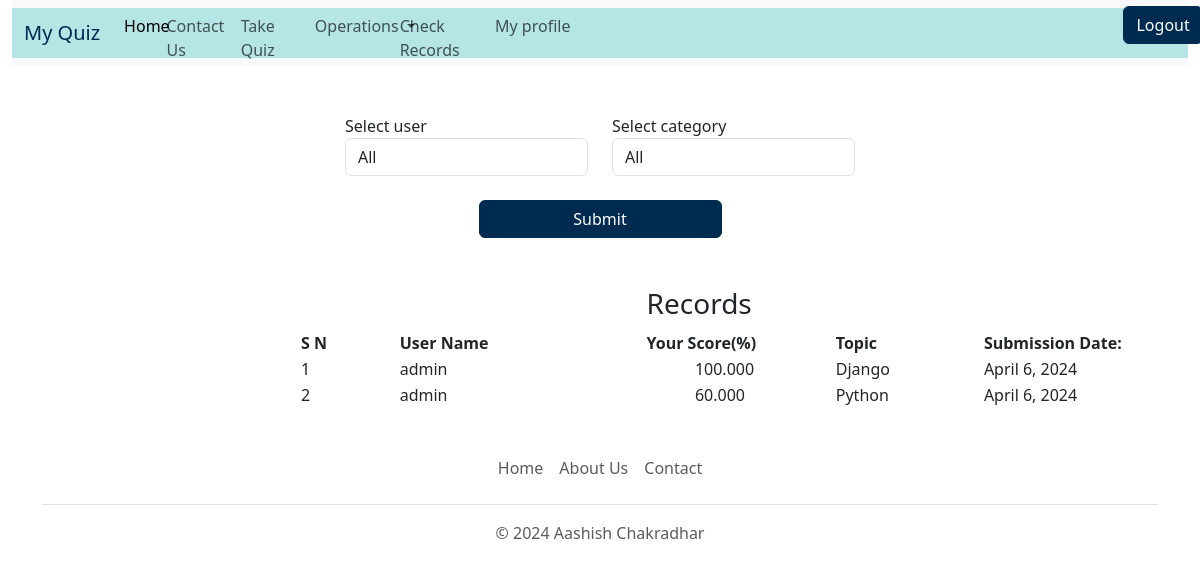
The page /view-record (signed in) on the database its author committed.
### quiz/models.py (models this page shows)
class BaseModel(models.Model):
    uid=models.UUIDField(primary_key=True,default=uuid.uuid4,editable=False)
    created_at=models.DateField(auto_now_add=True)
    updated_at=models.DateField(auto_now=True)
    class Meta:
        abstract=True

class Records(BaseModel):
    category=models.ForeignKey(Category,related_name='category_records',on_delete=models.CASCADE)
    user_name= models.ForeignKey(User, on_delete=models.CASCADE)
    score=models.DecimalField(default=0, max_digits=6, decimal_places=3, validators=[MinValueValidator(0), MaxValueValidator(999.999)])

class Category(BaseModel):
    category_name = models.CharField(max_length=15, default='Uncatogarized')
    def __str__(self):
        return self.category_name

### quiz/views.py (the view)
# urls.py: path('view-record',views.view_record,name='view_record'),
def view_record(request):
    try:
        if request.user.is_superuser:
            if request.method=="POST":
                user= request.POST.get('user')
                category_form= request.POST.get('category')
                time= request.POST.get('time')
                if (user == 'all' and category_form == 'all'):
                    all_records=Records.objects.all()
                elif(user == 'all' and category_form != 'all'):
                    all_records = Records.objects.filter(category = category_form)
                elif(user != 'all' and category_form == 'all'):
                    all_records = Records.objects.filter(user_name=user)
                else:
                    all_records = Records.objects.filter(user_name=user, category = category_form)
                context = {
                    'records':all_records,
                    'users':User.objects.all(),
                    'categories': Category.objects.all(),
                }
            else:
                context = {
                    'records':Records.objects.all(),
                    'users':User.objects.all(),
                    'categories': Category.objects.all(),
                }
        else:
            current_user = request.user
            filter_records=Records.objects.filter(user_name = current_user)
            context = {'records': filter_records}
        return render(request, 'view_record.html', context)
    except Exception as e:
        messages.error(request,str(e))
        return render(request,"index.html")

### templates/view_record.html (shortened to what this page needs)
{% extends "base.html" %}
{% block body %}
    {% if request.user.is_superuser  %}
        <div class="container p-5">
            <div class="row justify-content-center">
                <div class="col-md-6">
                    <form method="POST" action="/view-record">
                        <div class="row">
                            <div class="col-md-6">
                                <label>Select user</label>
                                <select name="user" id="user" class="form-control">
                                    <option value="all">All</option>
                                </select>
                            </div>
                            <div class="col-md-6">
                                <label>Select category</label>
                                <select name="category" id="category" class="form-control">
                                    <option value="all">All</option>
                                </select>
                            </div>
                        </div>
                        <div class="row mt-4">
                            <div class="col-md-6 offset-md-3">
                                <button type="submit" class="btn btn-danger" style="background-color: #002b50; border-color: #002b50 ; color: #ffffff; width: 100%;">Submit</button>
                            </div>
                        </div>
                    </form>
                </div>
            </div>
        </div>
    {% endif %}
    <div style="width:70%; text-align: left; margin-left:25%;">
        <table>
            <thead>
                <tr>
                    <th></th>
                    <th></th>
                    <th>
                        <h3>Records</h3>
                    </th>
                    <th></th>
                </tr>
                <tr>
                    <th style="width:12%">
                        S N
                    </th>
                    <th style="width:30%">
                        User Name
                    </th>
                    <th style="width:23%">
                        Your Score(%)
                    </th>
                    <th style="width:18%">
                        Topic
                    </th>
                    <th style="width:17%">
                        Submission Date:
                    </th>
                </tr>
            </thead>
            <tbody>
                {% for record in records %}
                    <tr>
                        <td>
                            {{ forloop.counter }}
                        </td>
                        <td>
                            {{record.user_name}}
                        </td>
                        <td style="padding-left:6%;">
                            {{record.score}}
                        </td>
                        <td>
                            {{record.category}}
                        </td>
                        <td>
                            {{record.created_at}}
                        </td>
                    </tr>
                {% endfor %}
            </tbody>
        </table>
    </div>
{% endblock body %}

### rows shown on the page
Records: user_name "admin", score "100.000", category "Django", created_at "April 6, 2024"
Records: user_name "admin", score "60.000", category "Python", created_at "April 6, 2024"
